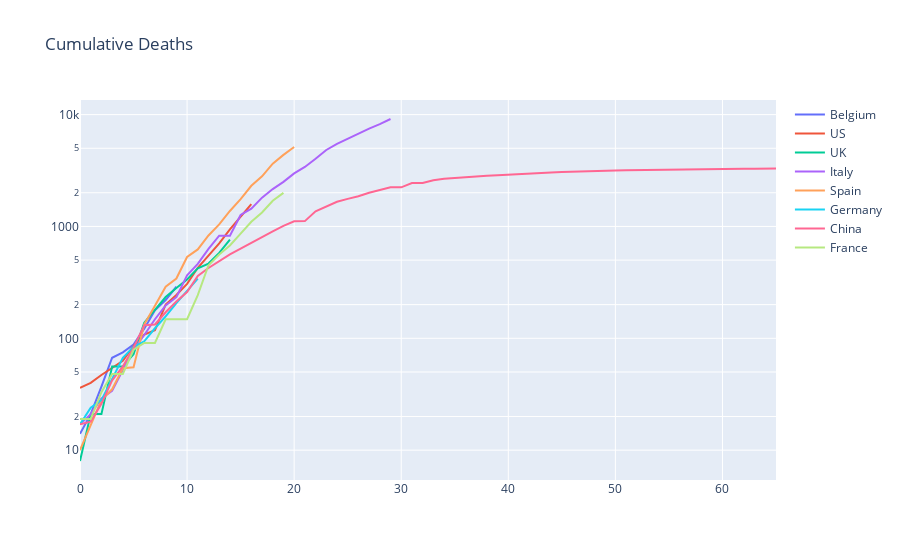

Write notebook code for a chart like this one.
### Code cell
df = df.sort_values(['Date','Deaths'], ascending = [True,False])
#countries = df['Country_Region'].unique() #This will choose all countries
countries = ["Belgium","US","UK","Italy","Spain","Germany","China","France"]

# To align countries, use the delayForDeaths function
delays = [delayForXDeaths(x,90) for x in countries]
# To keep the real timeline, just use a list of 0s as the delays
#delays = [0,0,0,0,0,0,0,0]

# Dataset can be "Deaths", "Confirmed", "Active" or "Recovered"
compareCountries(df,"Deaths",countries,delays,"log", perCapita = False, cumulative = True, smoothing = 1)

### Figure 1 — Plotly figure (JSON) as saved in the notebook; plotly's stock layout.template omitted (floating-point values rounded to 4 significant figures)
{"data": [{"mode": "lines", "name": "Belgium", "type": "scatter", "x": [0, 1, 2, 3, 4, 5, 6, 7, 8, 9, 10, 11, 12, 13, 14, 15, 16, 17, 18, 19, 20, 21, 22, 23, 24, 25, 26, 27, 28, 29, 30, 31, 32, 33, 34, 35, 36, 37, 38, 39, 40, 41, 42, 43, 44, 45, 46, 47, 48, 49, 50, 51, 52, 53, 54, 55, 56, 57, 58, 59, 60, 61, 62, 63, 64, 65], "y": [14, 21, 37, 67, 75, 88, 122, 178, 220, 289, null, null, null, null, null, null, null, null, null, null, null, null, null, null, null, null, null, null, null, null, null, null, null, null, null, null, null, null, null, null, null, null, null, null, null, null, null, null, null, null, null, null, null, null, null, null, null, null, null, null, null, null, null, null, null, null]}, {"mode": "lines", "name": "US", "type": "scatter", "x": [0, 1, 2, 3, 4, 5, 6, 7, 8, 9, 10, 11, 12, 13, 14, 15, 16, 17, 18, 19, 20, 21, 22, 23, 24, 25, 26, 27, 28, 29, 30, 31, 32, 33, 34, 35, 36, 37, 38, 39, 40, 41, 42, 43, 44, 45, 46, 47, 48, 49, 50, 51, 52, 53, 54, 55, 56, 57, 58, 59, 60, 61, 62, 63, 64, 65], "y": [36, 40, 47, 54, 63, 85, 108, 118, 200, 244, 307, 427, 552, 706, 942, 1209, 1581, null, null, null, null, null, null, null, null, null, null, null, null, null, null, null, null, null, null, null, null, null, null, null, null, null, null, null, null, null, null, null, null, null, null, null, null, null, null, null, null, null, null, null, null, null, null, null, null, null]}, {"mode": "lines", "name": "UK", "type": "scatter", "x": [0, 1, 2, 3, 4, 5, 6, 7, 8, 9, 10, 11, 12, 13, 14, 15, 16, 17, 18, 19, 20, 21, 22, 23, 24, 25, 26, 27, 28, 29, 30, 31, 32, 33, 34, 35, 36, 37, 38, 39, 40, 41, 42, 43, 44, 45, 46, 47, 48, 49, 50, 51, 52, 53, 54, 55, 56, 57, 58, 59, 60, 61, 62, 63, 64, 65], "y": [8, 21, 21, 56, 56, 72, 138, 178, 234, 282, 336, 423, 466, 580, 761, null, null, null, null, null, null, null, null, null, null, null, null, null, null, null, null, null, null, null, null, null, null, null, null, null, null, null, null, null, null, null, null, null, null, null, null, null, null, null, null, null, null, null, null, null, null, null, null, null, null, null]}, {"mode": "lines", "name": "Italy", "type": "scatter", "x": [0, 1, 2, 3, 4, 5, 6, 7, 8, 9, 10, 11, 12, 13, 14, 15, 16, 17, 18, 19, 20, 21, 22, 23, 24, 25, 26, 27, 28, 29, 30, 31, 32, 33, 34, 35, 36, 37, 38, 39, 40, 41, 42, 43, 44, 45, 46, 47, 48, 49, 50, 51, 52, 53, 54, 55, 56, 57, 58, 59, 60, 61, 62, 63, 64, 65], "y": [17, 21, 29, 34, 52, 79, 107, 148, 197, 233, 366, 463, 631, 827, 827, 1266, 1441, 1809, 2158, 2503, 2978, 3405, 4032, 4825, 5476, 6077, 6820, 7503, 8215, 9134, null, null, null, null, null, null, null, null, null, null, null, null, null, null, null, null, null, null, null, null, null, null, null, null, null, null, null, null, null, null, null, null, null, null, null, null]}, {"mode": "lines", "name": "Spain", "type": "scatter", "x": [0, 1, 2, 3, 4, 5, 6, 7, 8, 9, 10, 11, 12, 13, 14, 15, 16, 17, 18, 19, 20, 21, 22, 23, 24, 25, 26, 27, 28, 29, 30, 31, 32, 33, 34, 35, 36, 37, 38, 39, 40, 41, 42, 43, 44, 45, 46, 47, 48, 49, 50, 51, 52, 53, 54, 55, 56, 57, 58, 59, 60, 61, 62, 63, 64, 65], "y": [10, 17, 28, 35, 54, 55, 133, 195, 289, 342, 533, 623, 830, 1043, 1375, 1756, 2311, 2808, 3647, 4365, 5138, null, null, null, null, null, null, null, null, null, null, null, null, null, null, null, null, null, null, null, null, null, null, null, null, null, null, null, null, null, null, null, null, null, null, null, null, null, null, null, null, null, null, null, null, null]}, {"mode": "lines", "name": "Germany", "type": "scatter", "x": [0, 1, 2, 3, 4, 5, 6, 7, 8, 9, 10, 11, 12, 13, 14, 15, 16, 17, 18, 19, 20, 21, 22, 23, 24, 25, 26, 27, 28, 29, 30, 31, 32, 33, 34, 35, 36, 37, 38, 39, 40, 41, 42, 43, 44, 45, 46, 47, 48, 49, 50, 51, 52, 53, 54, 55, 56, 57, 58, 59, 60, 61, 62, 63, 64, 65], "y": [17, 24, 28, 44, 67, 84, 94, 123, 157, 206, 267, 342, null, null, null, null, null, null, null, null, null, null, null, null, null, null, null, null, null, null, null, null, null, null, null, null, null, null, null, null, null, null, null, null, null, null, null, null, null, null, null, null, null, null, null, null, null, null, null, null, null, null, null, null, null, null]}, {"mode": "lines", "name": "China", "type": "scatter", "x": [0, 1, 2, 3, 4, 5, 6, 7, 8, 9, 10, 11, 12, 13, 14, 15, 16, 17, 18, 19, 20, 21, 22, 23, 24, 25, 26, 27, 28, 29, 30, 31, 32, 33, 34, 35, 36, 37, 38, 39, 40, 41, 42, 43, 44, 45, 46, 47, 48, 49, 50, 51, 52, 53, 54, 55, 56, 57, 58, 59, 60, 61, 62, 63, 64, 65], "y": [17, 18, 26, 42, 56, 82, 131, 133, 171, 213, 259, 361, 425, 490, 562, 632, 717, 804, 904, 1011, 1111, 1116, 1368, 1520, 1662, 1765, 1863, 2002, 2114, 2236, 2236, 2441, 2443, 2593, 2663, 2715, 2744, 2788, 2835, 2870, 2912, 2945, 2981, 3013, 3042, 3070, 3097, 3120, 3136, 3161, 3172, 3180, 3193, 3203, 3217, 3230, 3241, 3249, 3253, 3259, 3265, 3274, 3281, 3285, 3291, 3296]}, {"mode": "lines", "name": "France", "type": "scatter", "x": [0, 1, 2, 3, 4, 5, 6, 7, 8, 9, 10, 11, 12, 13, 14, 15, 16, 17, 18, 19, 20, 21, 22, 23, 24, 25, 26, 27, 28, 29, 30, 31, 32, 33, 34, 35, 36, 37, 38, 39, 40, 41, 42, 43, 44, 45, 46, 47, 48, 49, 50, 51, 52, 53, 54, 55, 56, 57, 58, 59, 60, 61, 62, 63, 64, 65], "y": [19, 19, 33, 48, 48, 79, 91, 91, 148, 148, 148, 243, 450, 562, 676, 862, 1102, 1333, 1698, 1997, null, null, null, null, null, null, null, null, null, null, null, null, null, null, null, null, null, null, null, null, null, null, null, null, null, null, null, null, null, null, null, null, null, null, null, null, null, null, null, null, null, null, null, null, null, null]}], "layout": {"title": {"text": "Cumulative Deaths"}, "yaxis": {"type": "log"}}}
